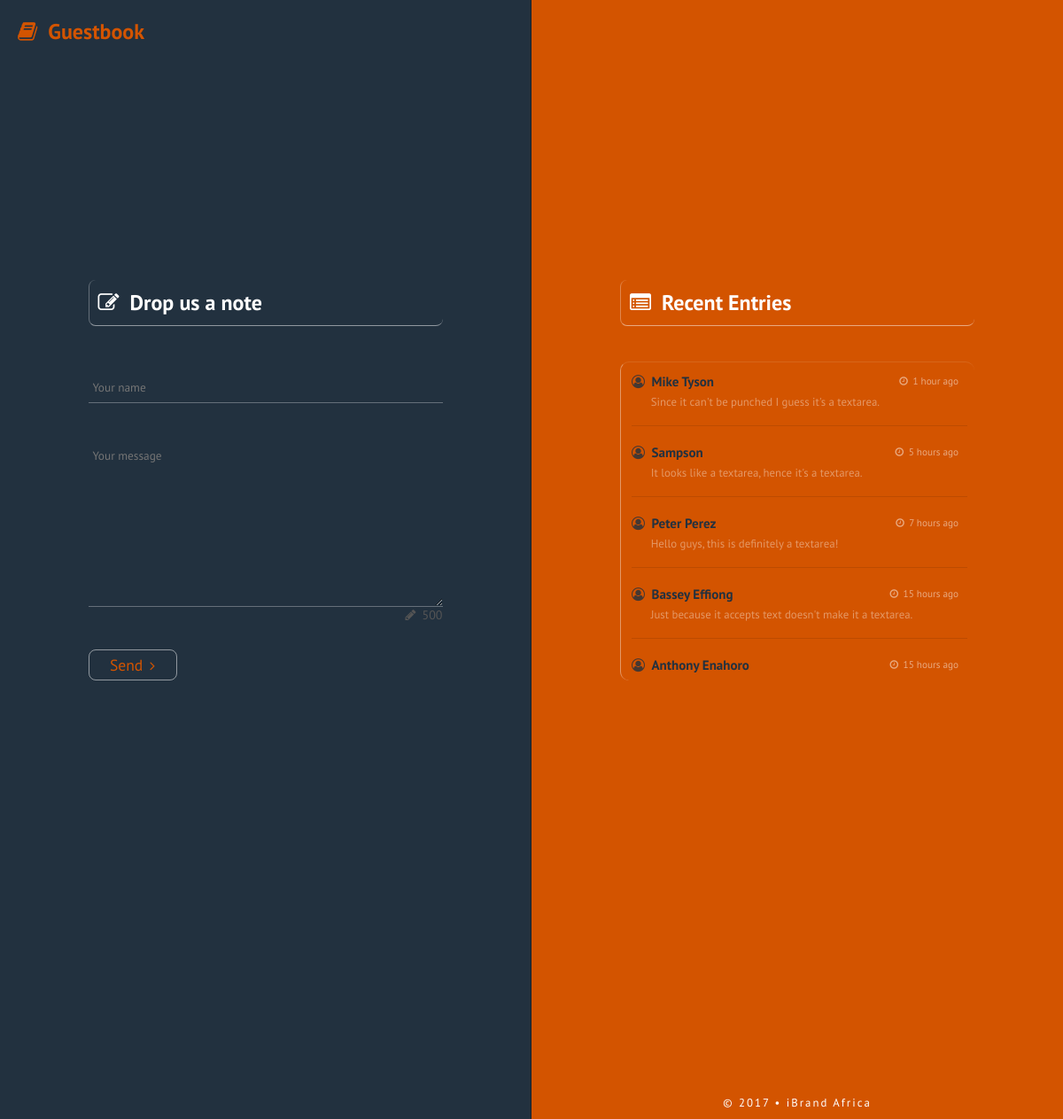
The page / on the database its author committed.
### tables this page shows
CREATE TABLE `basic` (
  `ID` int(11) UNSIGNED NOT NULL,
  `Name` varchar(255) NOT NULL,
  `Message` text NOT NULL,
  `Date` datetime NOT NULL DEFAULT CURRENT_TIMESTAMP
);

### functions.php (called while the page is built, shortened)
<?php
function ago($i){
    $m = time()-$i; $o='just now';
    $t = array('year'=>31556926,'month'=>2629744,'week'=>604800,
'day'=>86400,'hour'=>3600,'minute'=>60,'second'=>1);
    foreach($t as $u=>$s){
        if($s<=$m){$v=floor($m/$s); $o="$v $u".($v==1?'':'s').' ago'; break;}
    }
    return $o;
}
?>

### index.php (the view, shortened to what this page needs)
<?php
include 'connection.php';
include 'functions.php';
$retrieve = "SELECT * FROM basic
            ORDER BY Date DESC";
$retrieveResult = mysqli_query($conn, $retrieve);
?>
<!DOCTYPE html>
<html lang="en">
<head>
    <link rel="stylesheet" href="assets/css/style.css">
    <link rel="stylesheet" href="assets/font-awesome-4.7.0/css/font-awesome.min.css">
</head>
<body>
    <div class="container">
        <div class="con con-1">
            <h1>Guestbook</h1>
            <div class="wrapper wrapper-one">
                <section class="box message-box">
                    <h2>Drop us a note</h2>
                    <form method="post" action=" <?php echo htmlspecialchars($_SERVER["PHP_SELF"]); ?> " >
                        <div class="main-area">
                            <input id="name" type="text" placeholder="Your name" name="name" maxlength="25" required>
                            <textarea id="message" placeholder="Your message"  name="message" maxlength="500" required></textarea><span id="count">500</span>
                        </div>
                        <button id="submit" type="submit" name="submit">Send</button>
                    </form>
                </section>
            </div>
        </div>
        <div class="con con-2">
            <div class="wrapper wrapper-two">
                <section class="box entry-box">
                    <h2>Recent Entries</h2>
                    <div class="entry-holder main-area">
                        <?php while ($row = mysqli_fetch_assoc($retrieveResult)): ?>
                            <div class="message">
                                <div class="name-and-date">
                                    <h4><?php echo $row['Name'] ?></h4>
                                    <p><?php echo ago(strtotime($row['Date'])) ?></p>
                                </div>
                                <p><?php echo $row['Message'] ?></p>
                            </div>
                        <?php endwhile;?>
                    </div>
                </section>
            </div>
            <footer><span class="brand-logo"></span>&copy; 2017 &#8226; iBrand Africa </footer>
        </div>
    </div>
</body>
</html>

### rows shown on the page
basic: Name "Mike Tyson", Date "1 hour ago", Message "Since it can't be punched I guess it's a textarea."
basic: Name "Sampson", Date "5 hours ago", Message "It looks like a textarea, hence it's a textarea."
basic: Name "Peter Perez", Date "7 hours ago", Message "Hello guys, this is definitely a textarea!"
basic: Name "Bassey Effiong", Date "15 hours ago", Message "Just because it accepts text doesn't make it a textarea."
basic: Name "Anthony Enahoro", Date "15 hours ago"
